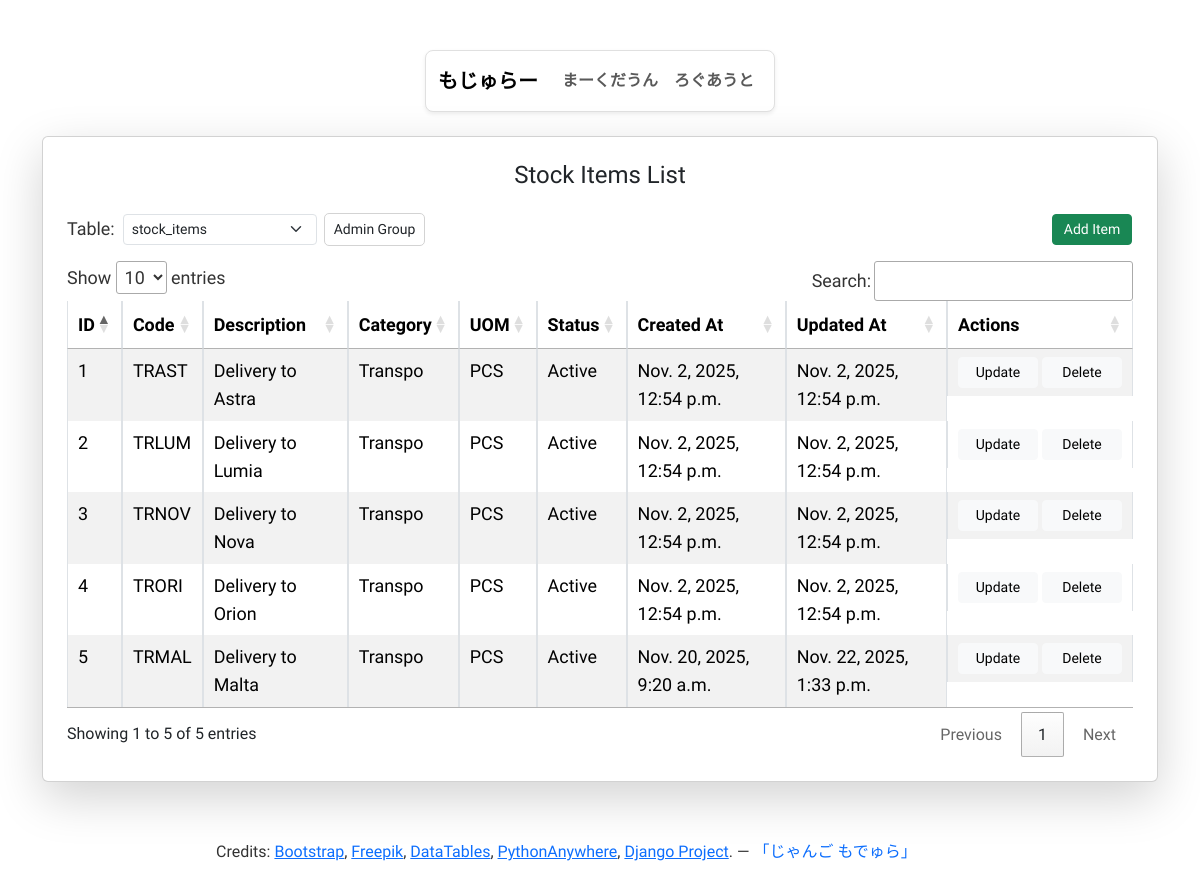
The page /items/ (signed in) on the database its author committed.
### apps/items/models.py (models this page shows, shortened)
class StockItems(models.Model):
    STATUS_CHOICES = [
        (1, 'Active'),
        (0, 'Inactive'),
    ]
    id = models.AutoField(primary_key=True)
    code = models.CharField(max_length=255, unique=True)
    description = models.TextField(null=True, blank=True)
    category = models.ForeignKey(StockItemCategories, on_delete=models.SET_NULL, null=True, blank=True)
    uom = models.ForeignKey(StockItemUOM, on_delete=models.SET_NULL, null=True, blank=True)
    status = models.IntegerField(choices=STATUS_CHOICES, default=1)
    created_at = models.DateTimeField()
    updated_at = models.DateTimeField()
    class Meta:
        db_table = 'stock_items'  # Ensure this matches the actual table in your DB
        managed = False  # Do NOT let Django alter the table

### apps/categories/models.py (models this page shows, shortened)
class StockItemCategories(models.Model):
    STATUS_CHOICES = [
        (1, 'Active'),
        (2, 'Inactive'),
    ]
    id = models.AutoField(primary_key=True)
    name = models.CharField(max_length=255, unique=True)
    description = models.TextField(null=True, blank=True)
    status = models.IntegerField(choices=STATUS_CHOICES, default=1)
    created_at = models.DateTimeField()
    updated_at = models.DateTimeField()
    class Meta:
        db_table = 'stock_items_categories'
        managed = False  # Do NOT let Django alter the table

### apps/uom/models.py (models this page shows, shortened)
class StockItemUOM(models.Model):
    STATUS_CHOICES = [
        (1, 'Active'),
        (2, 'Inactive'),
    ]
    id = models.AutoField(primary_key=True)
    name = models.CharField(max_length=255, unique=True)
    description = models.TextField(null=True, blank=True)
    status = models.IntegerField(choices=STATUS_CHOICES, default=1)
    created_at = models.DateTimeField()
    updated_at = models.DateTimeField()
    class Meta:
        db_table = 'stock_items_uom'
        managed = False # <-- IMPORTANT: do NOT create or change table

### apps/items/views.py (the view)
# urls.py: path('', views.index, name='index'),
@login_required
def index(request):
    user_groups = request.user.groups.values_list('name', flat=True)
    user_group = user_groups[0] if user_groups else None
    conn = sqlite3.connect(DB_PATH)
    cursor = conn.cursor()
    cursor.execute("SELECT name FROM sqlite_master WHERE type='table' AND name LIKE 'stock%'")
    tables = [row[0] for row in cursor.fetchall()]
    conn.close()
    records = StockItems.objects.all().order_by('id')
    return render(request, 'items/index.html', {
        'title': 'Stock Items List',
        'records': records,
        'tables': tables,
        'current_table': 'stock_items',
        'user_group': user_group,
    })

### apps/items/templates/items/index.html (shortened to what this page needs)
{% extends 'base.html' %}
{% block content %}
<div class="card shadow-lg p-4 mb-3">
    <h4 class="mb-4 text-center">{{ title }}</h4>
    <div class="mb-3 d-flex flex-wrap align-items-center gap-2">
        <label for="tableSelect" class="form-label mb-0">Table:</label>
        {% include 'includes/_table_select.html' %}
        {% if user_group == 'Admin' %}
            <a href="{% url 'items:add_record' %}" class="btn btn-success btn-sm" style="position: absolute; right: 25px;">Add Item</a>
        {% else %}
            <a href="#" class="btn btn-success btn-sm disabled" style="position: absolute; right: 25px;" title="View Only">Add Item</a>
        {% endif %}
    </div>
    <div class="table-responsive">
        <table id="itemsTable" class="table table-sm table-striped table-bordered">
            <thead>
                <tr>
                    <th>ID</th>
                    <th>Code</th>
                    <th>Description</th>
                    <th>Category</th>
                    <th>UOM</th>
                    <th>Status</th>
                    <th>Created At</th>
                    <th>Updated At</th>
                    <th width="120">Actions</th>
                </tr>
            </thead>
            <tbody>
                {% for row in records %}
                <tr>
                    <td>{{ row.id }}</td>
                    <td>{{ row.code }}</td>
                    <td>{{ row.description }}</td>
                    <td>{{ row.category.name }}</td>
                    <td>{{ row.uom.name }}</td>
                    <td>{{ row.get_status_display }}</td>
                    <td>{{ row.created_at }}</td>
                    <td>{{ row.updated_at }}</td>
                    <td class="text-nowrap d-flex gap-1">
                        {% if user_group == 'Admin' %}
                            <a href="{% url 'items:update_record' row.id %}" class="btn btn-light btn-sm">Update</a>
                            <a href="{% url 'items:delete_record' row.id %}" onclick="return confirm('Delete this record?')" class="btn btn-light btn-sm">Delete</a>
                        {% else %}
                            <a href="#" class="btn btn-light btn-sm disabled" title="View Only">Update</a>
                            <a href="#" class="btn btn-light btn-sm disabled" title="View Only">Delete</a>
                        {% endif %}
                    </td>
                </tr>
                {% endfor %}
            </tbody>
        </table>
    </div>
</div>
{% endblock %}

### static/css/style.css (style rules this page uses)
body { font-family: "Neucha", Arial, Helvetica, sans-serif; line-height: 1.7; color: #222; background-color: #fff; padding-top: 50px; }
table, table td, table th, button, select, select option, label { font-family: "Neucha", Arial, Helvetica, sans-serif; font-size: 1.12rem; line-height: 1.55; font-weight: 400; color: #333; }
.card { max-width: 100%; width: 1280px; margin: 0 auto; background-color: #fff; }
.btn-sm { min-width: 80px; }
.table-responsive { overflow-x: auto; }
.table td, .table th { padding: 0.25rem 0.4rem; }
html, body { height: 100%; }
body.d-flex.flex-column { min-height: 100vh; }
body { display: flex; flex-direction: column; }

### rows shown on the page
StockItems: id "1", code "TRAST", description "Delivery to Astra", category.name "Transpo", uom.name "PCS", status "Active", created_at "Nov. 2, 2025, 12:54 p.m.", updated_at "Nov. 2, 2025, 12:54 p.m."
StockItems: id "2", code "TRLUM", description "Delivery to Lumia", category.name "Transpo", uom.name "PCS", status "Active", created_at "Nov. 2, 2025, 12:54 p.m.", updated_at "Nov. 2, 2025, 12:54 p.m."
StockItems: id "3", code "TRNOV", description "Delivery to Nova", category.name "Transpo", uom.name "PCS", status "Active", created_at "Nov. 2, 2025, 12:54 p.m.", updated_at "Nov. 2, 2025, 12:54 p.m."
StockItems: id "4", code "TRORI", description "Delivery to Orion", category.name "Transpo", uom.name "PCS", status "Active", created_at "Nov. 2, 2025, 12:54 p.m.", updated_at "Nov. 2, 2025, 12:54 p.m."
StockItems: id "5", code "TRMAL", description "Delivery to Malta", category.name "Transpo", uom.name "PCS", status "Active", created_at "Nov. 20, 2025, 9:20 a.m.", updated_at "Nov. 22, 2025, 1:33 p.m."

### other values the page prints
{{ title }} "Stock Items List"
form field value "stock_items"
